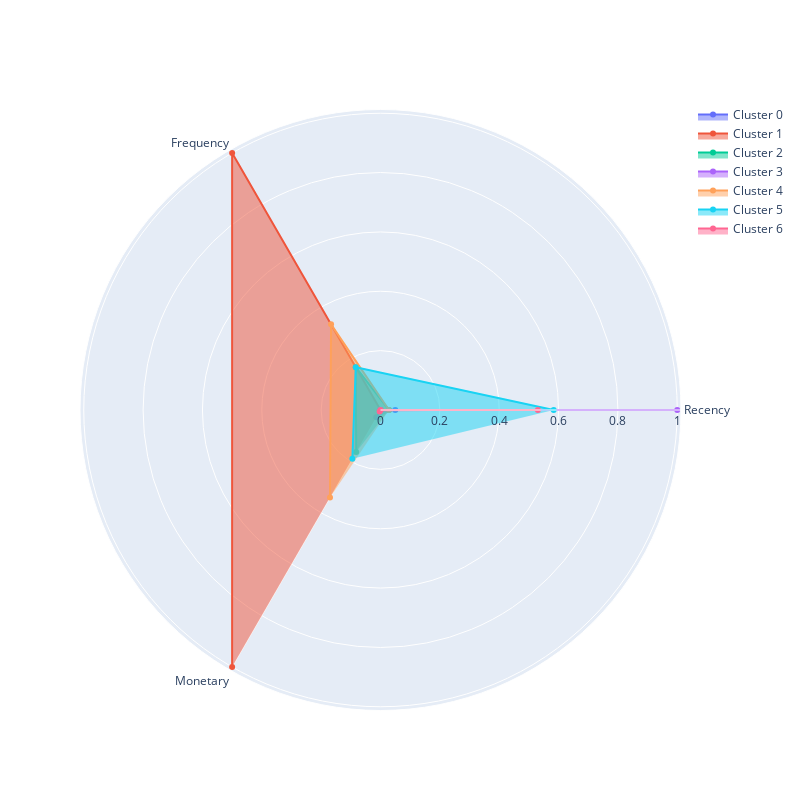

Here is the notebook cell this chart was saved with:
### Code cell
plot_cluster_profile(rfm_mean,7)

### Figure 1 — Plotly figure (JSON) as saved in the notebook; plotly's stock layout.template omitted (floating-point values rounded to 4 significant figures)
{"data": [{"fill": "toself", "name": "Cluster 0", "r": [0.04982, 0, 0.02829], "theta": ["Recency", "Frequency", "Monetary"], "type": "scatterpolar"}, {"fill": "toself", "name": "Cluster 1", "r": [0, 1.0, 1], "theta": ["Recency", "Frequency", "Monetary"], "type": "scatterpolar"}, {"fill": "toself", "name": "Cluster 2", "r": [0.02847, 0.1667, 0.1637], "theta": ["Recency", "Frequency", "Monetary"], "type": "scatterpolar"}, {"fill": "toself", "name": "Cluster 3", "r": [1.0, 0, 0], "theta": ["Recency", "Frequency", "Monetary"], "type": "scatterpolar"}, {"fill": "toself", "name": "Cluster 4", "r": [0.02847, 0.3333, 0.3404], "theta": ["Recency", "Frequency", "Monetary"], "type": "scatterpolar"}, {"fill": "toself", "name": "Cluster 5", "r": [0.5836, 0.1667, 0.1897], "theta": ["Recency", "Frequency", "Monetary"], "type": "scatterpolar"}, {"fill": "toself", "name": "Cluster 6", "r": [0.5302, 0, 0.005566], "theta": ["Recency", "Frequency", "Monetary"], "type": "scatterpolar"}], "layout": {"autosize": false, "height": 800, "showlegend": true, "width": 800}}
